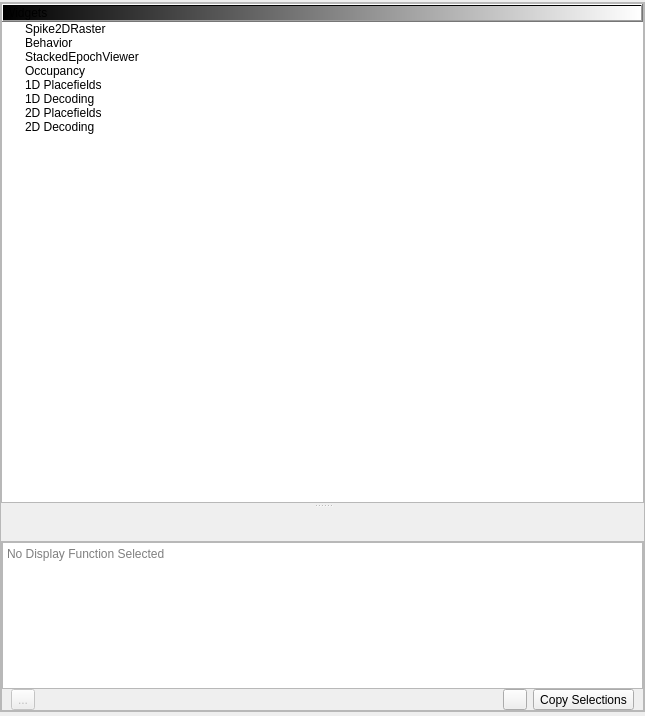
<?xml version="1.0" encoding="UTF-8"?>
<ui version="4.0">
 <author>Pho Hale</author>
 <class>RootWidget</class>
 <widget class="QWidget" name="RootWidget">
  <property name="geometry">
   <rect>
    <x>0</x>
    <y>0</y>
    <width>645</width>
    <height>716</height>
   </rect>
  </property>
  <property name="windowTitle">
   <string>Spike3D Launcher</string>
  </property>
  <property name="windowIcon">
   <iconset resource="../../../../Resources/GuiResources.qrc">
    <normaloff>:/Icons/Icons/SpikeRaster3DIcon.ico</normaloff>:/Icons/Icons/SpikeRaster3DIcon.ico</iconset>
  </property>
  <property name="styleSheet">
   <string notr="true">background-color: rgb(71, 58, 46);
border-color: rgb(207, 207, 207);
background-color: rgba(71, 65, 60, 180);
color: rgb(244, 244, 244);
border-color: rgb(0, 0, 0);
QHeaderView::section { background-color: red };
/* Tooltip Specific Styling */
QToolTip {
    background-color: rgb(14, 14, 14); /* Black background */
    color: rgb(211, 211, 211); /* Light grey text */
    border: 1px solid white; /* Optional: white border */
}</string>
  </property>
  <layout class="QGridLayout" name="gridLayout" rowstretch="1,0">
   <property name="leftMargin">
    <number>0</number>
   </property>
   <property name="topMargin">
    <number>2</number>
   </property>
   <property name="rightMargin">
    <number>0</number>
   </property>
   <property name="bottomMargin">
    <number>0</number>
   </property>
   <property name="verticalSpacing">
    <number>0</number>
   </property>
   <item row="0" column="0" rowspan="2" colspan="2">
    <widget class="QFrame" name="mainContentFrame">
     <property name="sizePolicy">
      <sizepolicy hsizetype="Expanding" vsizetype="Expanding">
       <horstretch>1</horstretch>
       <verstretch>1</verstretch>
      </sizepolicy>
     </property>
     <property name="styleSheet">
      <string notr="true">/* Tooltip Specific Styling */
QToolTip {
    background-color: rgb(0, 0, 0); /* Black background */
    color: rgb(211, 211, 211); /* Light grey text */
    border: 1px solid white; /* Optional: white border */
}</string>
     </property>
     <layout class="QGridLayout" name="gridLayout_2" rowstretch="0" columnstretch="0">
      <property name="leftMargin">
       <number>0</number>
      </property>
      <property name="topMargin">
       <number>0</number>
      </property>
      <property name="rightMargin">
       <number>0</number>
      </property>
      <property name="bottomMargin">
       <number>4</number>
      </property>
      <property name="spacing">
       <number>0</number>
      </property>
      <item row="0" column="0">
       <widget class="QSplitter" name="splitter">
        <property name="sizePolicy">
         <sizepolicy hsizetype="Expanding" vsizetype="Expanding">
          <horstretch>1</horstretch>
          <verstretch>1</verstretch>
         </sizepolicy>
        </property>
        <property name="frameShape">
         <enum>QFrame::StyledPanel</enum>
        </property>
        <property name="frameShadow">
         <enum>QFrame::Plain</enum>
        </property>
        <property name="orientation">
         <enum>Qt::Vertical</enum>
        </property>
        <property name="handleWidth">
         <number>10</number>
        </property>
        <widget class="QWidget" name="mainLauncherContainer" native="true">
         <property name="sizePolicy">
          <sizepolicy hsizetype="Preferred" vsizetype="Expanding">
           <horstretch>0</horstretch>
           <verstretch>1</verstretch>
          </sizepolicy>
         </property>
         <property name="minimumSize">
          <size>
           <width>0</width>
           <height>500</height>
          </size>
         </property>
         <property name="baseSize">
          <size>
           <width>0</width>
           <height>800</height>
          </size>
         </property>
         <property name="styleSheet">
          <string notr="true">background-color: rgb(0, 0, 0);
/* Tooltip Specific Styling */
QToolTip {
    background-color: rgb(0, 0, 0); /* Black background */
    color: rgb(211, 211, 211); /* Light grey text */
    border: 1px solid white; /* Optional: white border */
}</string>
         </property>
         <layout class="QGridLayout" name="gridLayout_3">
          <property name="leftMargin">
           <number>0</number>
          </property>
          <property name="topMargin">
           <number>0</number>
          </property>
          <property name="rightMargin">
           <number>0</number>
          </property>
          <property name="bottomMargin">
           <number>0</number>
          </property>
          <item row="0" column="0">
           <widget class="QTreeWidget" name="mainTreeWidget">
            <property name="sizePolicy">
             <sizepolicy hsizetype="Expanding" vsizetype="Expanding">
              <horstretch>1</horstretch>
              <verstretch>1</verstretch>
             </sizepolicy>
            </property>
            <property name="styleSheet">
             <string notr="true">QHeaderView::section { background-color: qlineargradient(spread:pad, x1:0, y1:0, x2:1, y2:0, stop:0 rgba(0, 0, 0, 255), stop:1 rgba(255, 255, 255, 255)) }
/* Tooltip Specific Styling */
QToolTip {
    background-color: rgb(0, 0, 0); /* Black background */
    color: rgb(211, 211, 211); /* Light grey text */
    border: 1px solid white; /* Optional: white border */
}</string>
            </property>
            <property name="selectionMode">
             <enum>QAbstractItemView::NoSelection</enum>
            </property>
            <property name="iconSize">
             <size>
              <width>32</width>
              <height>64</height>
             </size>
            </property>
            <column>
             <property name="text">
              <string notr="true">Widgets</string>
             </property>
            </column>
            <item>
             <property name="text">
              <string notr="true">Spike2DRaster</string>
             </property>
             <property name="icon">
              <iconset resource="../../../../Resources/GuiResources.qrc">
               <normaloff>:/Icons/Icons/SpikeRaster2DIcon.ico</normaloff>:/Icons/Icons/SpikeRaster2DIcon.ico</iconset>
             </property>
            </item>
            <item>
             <property name="text">
              <string notr="true">Behavior</string>
             </property>
             <property name="icon">
              <iconset resource="../../../../Resources/ActionIcons.qrc">
               <normaloff>:/Render/Icons/Icon/SimplePlot/Laps.png</normaloff>:/Render/Icons/Icon/SimplePlot/Laps.png</iconset>
             </property>
            </item>
            <item>
             <property name="text">
              <string notr="true">StackedEpochViewer</string>
             </property>
             <property name="icon">
              <iconset resource="../../../../Resources/ActionIcons.qrc">
               <normaloff>:/Render/Icons/graphics/MultiAxesPlot.png</normaloff>:/Render/Icons/graphics/MultiAxesPlot.png</iconset>
             </property>
            </item>
            <item>
             <property name="text">
              <string notr="true" extracomment="TEST OCCUPANCY COMMENT">Occupancy</string>
             </property>
             <property name="toolTip">
              <string notr="true" extracomment="TEST OCCUPANCY TOOLTIP"/>
             </property>
             <property name="statusTip">
              <string notr="true"/>
             </property>
             <property name="whatsThis">
              <string notr="true"/>
             </property>
             <property name="icon">
              <iconset resource="../../../../Resources/ActionIcons.qrc">
               <normaloff>:/Render/Icons/Icon/Occupancy.png</normaloff>:/Render/Icons/Icon/Occupancy.png</iconset>
             </property>
            </item>
            <item>
             <property name="text">
              <string notr="true">1D Placefields</string>
             </property>
            </item>
            <item>
             <property name="text">
              <string notr="true">1D Decoding</string>
             </property>
             <property name="icon">
              <iconset resource="../../../../Resources/ActionIcons.qrc">
               <normaloff>:/Render/Icons/Icon/Decode.png</normaloff>:/Render/Icons/Icon/Decode.png</iconset>
             </property>
            </item>
            <item>
             <property name="text">
              <string notr="true">2D Placefields</string>
             </property>
             <property name="icon">
              <iconset resource="../../../../Resources/ActionIcons.qrc">
               <normaloff>:/Render/Icons/Icon/Heatmap.png</normaloff>:/Render/Icons/Icon/Heatmap.png</iconset>
             </property>
            </item>
            <item>
             <property name="text">
              <string notr="true">2D Decoding</string>
             </property>
             <property name="icon">
              <iconset resource="../../../../Resources/ActionIcons.qrc">
               <normaloff>:/Render/Icons/Icon/Decode.png</normaloff>:/Render/Icons/Icon/Decode.png</iconset>
             </property>
            </item>
           </widget>
          </item>
         </layout>
        </widget>
        <widget class="QWidget" name="secondarytInfoWidget" native="true">
         <property name="minimumSize">
          <size>
           <width>0</width>
           <height>200</height>
          </size>
         </property>
         <property name="baseSize">
          <size>
           <width>0</width>
           <height>200</height>
          </size>
         </property>
         <layout class="QVBoxLayout" name="verticalLayout">
          <item>
           <widget class="QFrame" name="displayContextSelectorFrameContainer">
            <property name="sizePolicy">
             <sizepolicy hsizetype="Preferred" vsizetype="Preferred">
              <horstretch>1</horstretch>
              <verstretch>0</verstretch>
             </sizepolicy>
            </property>
            <property name="minimumSize">
             <size>
              <width>0</width>
              <height>24</height>
             </size>
            </property>
            <property name="baseSize">
             <size>
              <width>0</width>
              <height>24</height>
             </size>
            </property>
            <layout class="QGridLayout" name="gridLayout_displayContext">
             <property name="leftMargin">
              <number>0</number>
             </property>
             <property name="topMargin">
              <number>0</number>
             </property>
             <property name="rightMargin">
              <number>0</number>
             </property>
             <property name="bottomMargin">
              <number>0</number>
             </property>
             <property name="spacing">
              <number>0</number>
             </property>
            </layout>
           </widget>
          </item>
          <item>
           <widget class="QFrame" name="frame">
            <property name="frameShape">
             <enum>QFrame::StyledPanel</enum>
            </property>
            <property name="frameShadow">
             <enum>QFrame::Raised</enum>
            </property>
            <layout class="QGridLayout" name="gridLayout_5">
             <property name="leftMargin">
              <number>0</number>
             </property>
             <property name="topMargin">
              <number>0</number>
             </property>
             <property name="rightMargin">
              <number>0</number>
             </property>
             <property name="bottomMargin">
              <number>0</number>
             </property>
             <property name="spacing">
              <number>0</number>
             </property>
             <item row="1" column="0">
              <widget class="QFrame" name="thinButtonBarWidget">
               <property name="sizePolicy">
                <sizepolicy hsizetype="Preferred" vsizetype="Preferred">
                 <horstretch>1</horstretch>
                 <verstretch>1</verstretch>
                </sizepolicy>
               </property>
               <property name="minimumSize">
                <size>
                 <width>120</width>
                 <height>21</height>
                </size>
               </property>
               <property name="maximumSize">
                <size>
                 <width>16777215</width>
                 <height>21</height>
                </size>
               </property>
               <property name="baseSize">
                <size>
                 <width>120</width>
                 <height>21</height>
                </size>
               </property>
               <layout class="QGridLayout" name="gridLayout_4" rowstretch="0">
                <property name="topMargin">
                 <number>0</number>
                </property>
                <property name="bottomMargin">
                 <number>0</number>
                </property>
                <property name="verticalSpacing">
                 <number>0</number>
                </property>
                <item row="0" column="0">
                 <widget class="QToolButton" name="btnUnusedButton">
                  <property name="enabled">
                   <bool>false</bool>
                  </property>
                  <property name="text">
                   <string>...</string>
                  </property>
                  <property name="shortcut">
                   <string>Left</string>
                  </property>
                 </widget>
                </item>
                <item row="0" column="1">
                 <spacer name="horizontalSpacer">
                  <property name="orientation">
                   <enum>Qt::Horizontal</enum>
                  </property>
                  <property name="sizeHint" stdset="0">
                   <size>
                    <width>40</width>
                    <height>20</height>
                   </size>
                  </property>
                 </spacer>
                </item>
                <item row="0" column="2">
                 <widget class="QToolButton" name="btnRefresh">
                  <property name="toolTip">
                   <string>Refresh</string>
                  </property>
                  <property name="statusTip">
                   <string>Refresh</string>
                  </property>
                  <property name="icon">
                   <iconset theme="user-idle">
                    <normaloff>../../Widgets/ThinButtonBar</normaloff>../../Widgets/ThinButtonBar</iconset>
                  </property>
                  <property name="shortcut">
                   <string>F5</string>
                  </property>
                 </widget>
                </item>
                <item row="0" column="3">
                 <widget class="QToolButton" name="btnCopySelectedEpochs">
                  <property name="enabled">
                   <bool>true</bool>
                  </property>
                  <property name="toolTip">
                   <string>Copy Selections</string>
                  </property>
                  <property name="statusTip">
                   <string>CopySelections</string>
                  </property>
                  <property name="text">
                   <string>Copy Selections</string>
                  </property>
                  <property name="icon">
                   <iconset theme="edit-copy">
                    <normaloff>../../Widgets/ThinButtonBar</normaloff>../../Widgets/ThinButtonBar</iconset>
                  </property>
                  <property name="shortcut">
                   <string>Ctrl+C</string>
                  </property>
                 </widget>
                </item>
               </layout>
              </widget>
             </item>
             <item row="0" column="0">
              <widget class="QTextBrowser" name="textBrowser">
               <property name="documentTitle">
                <string>Display Function</string>
               </property>
               <property name="placeholderText">
                <string>No Display Function Selected</string>
               </property>
              </widget>
             </item>
            </layout>
           </widget>
          </item>
         </layout>
        </widget>
       </widget>
      </item>
     </layout>
    </widget>
   </item>
  </layout>
  <action name="actionConnect">
   <property name="text">
    <string>Connect</string>
   </property>
   <property name="toolTip">
    <string>Connect this window's timeline to another window</string>
   </property>
  </action>
 </widget>
 <resources>
  <include location="../../../../Resources/GuiResources.qrc"/>
  <include location="../../../../Resources/ActionIcons.qrc"/>
 </resources>
 <connections/>
</ui>
